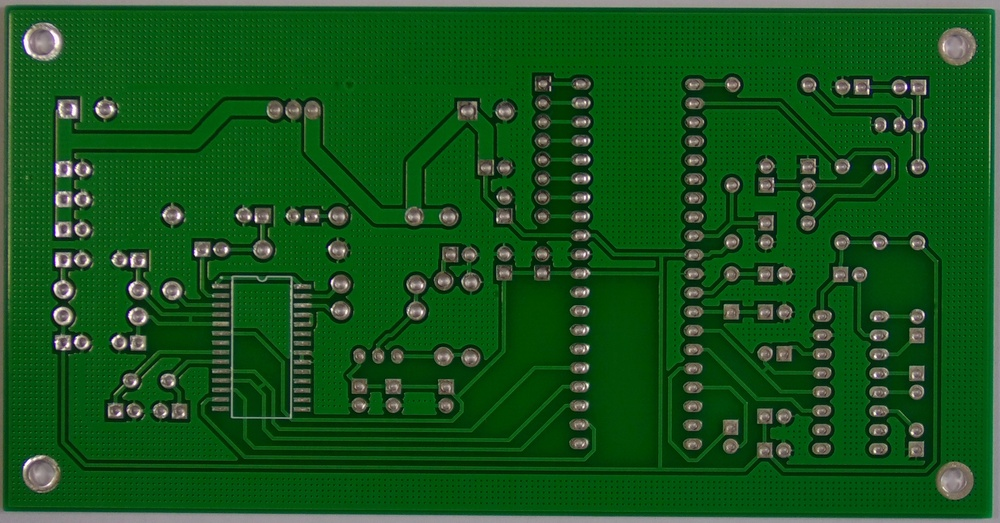
#> input picture Short/01_short_01.jpg, 1000 x 523 px, shrunk from 3034 x 1586 before the run; its folder holds only this picture in this run
$ python -i 03_illumination.py   (imports and definitions only)
#> lines starting #> are read from the running program, lines starting #| are printed output that depends on the picture
#> further down, picture is the input picture: shape (523, 1000, 3); mean B, G, R 27.5, 83.6, 21.5
from pathlib import Path

import cv2

# Resolve input and output locations relative to the project root.
BASE_DIR = Path(__file__).resolve().parent.parent
DATASET_DIR = BASE_DIR / "Final Dataset"
PROCESSED_DIR = BASE_DIR / "results" / "illumination_processed_images"
SUPPORTED_IMAGE_EXTENSIONS = {".jpg", ".jpeg", ".png", ".bmp", ".tif", ".tiff"}


def correct_illumination(image):
    """Return illumination-corrected and CLAHE-enhanced grayscale images."""
    gray = cv2.cvtColor(image, cv2.COLOR_BGR2GRAY)
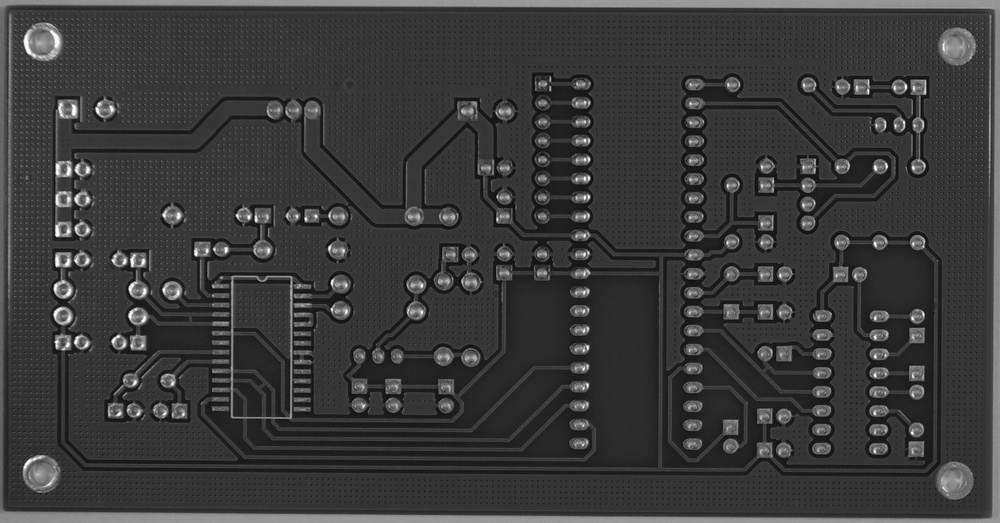
#> gray: shape (523, 1000); min 9, max 253, mean 58.6
    background = cv2.GaussianBlur(gray, (51, 51), 0)
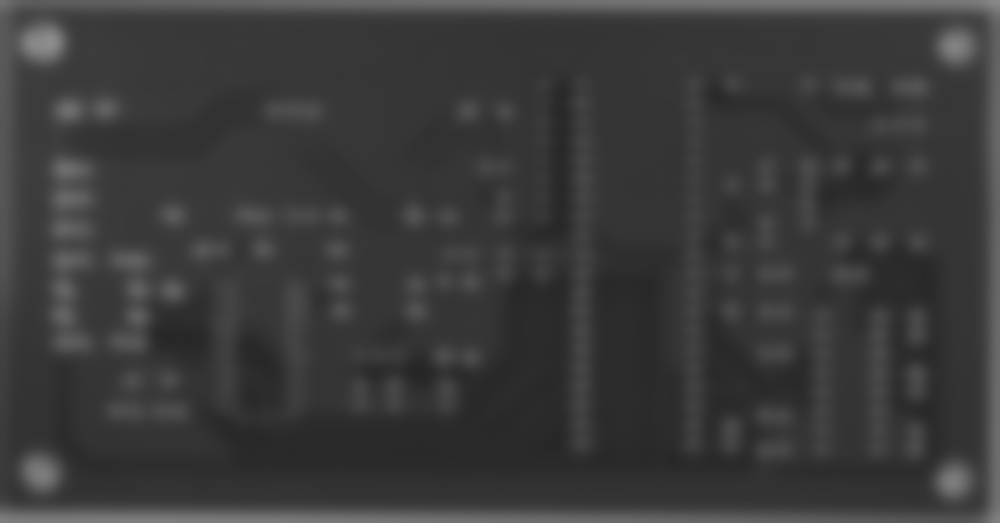
#> background: shape (523, 1000); min 38, max 142, mean 58.5
    corrected = cv2.divide(gray, background, scale=255)
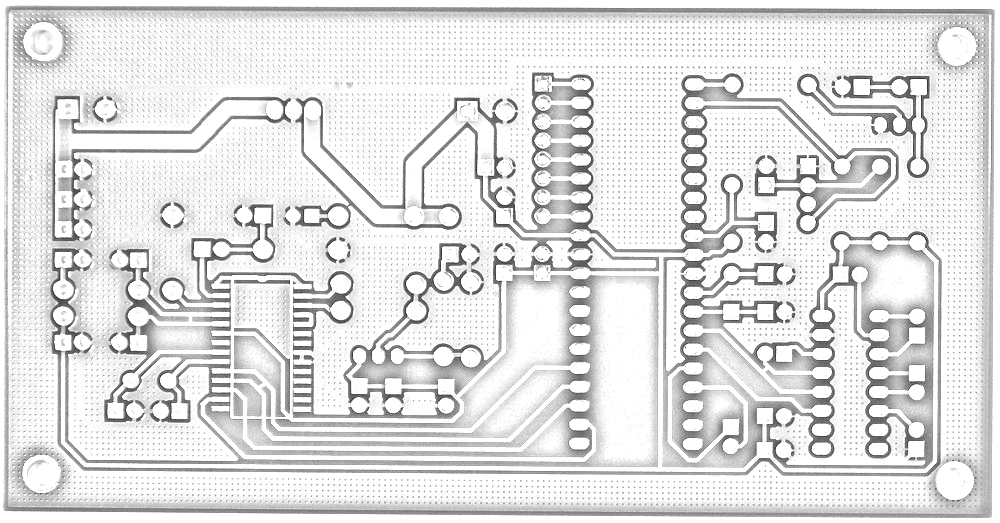
#> corrected: shape (523, 1000); min 34, max 255, mean 225.5
    clahe = cv2.createCLAHE(clipLimit=2.0, tileGridSize=(8, 8))
    enhanced = clahe.apply(corrected)
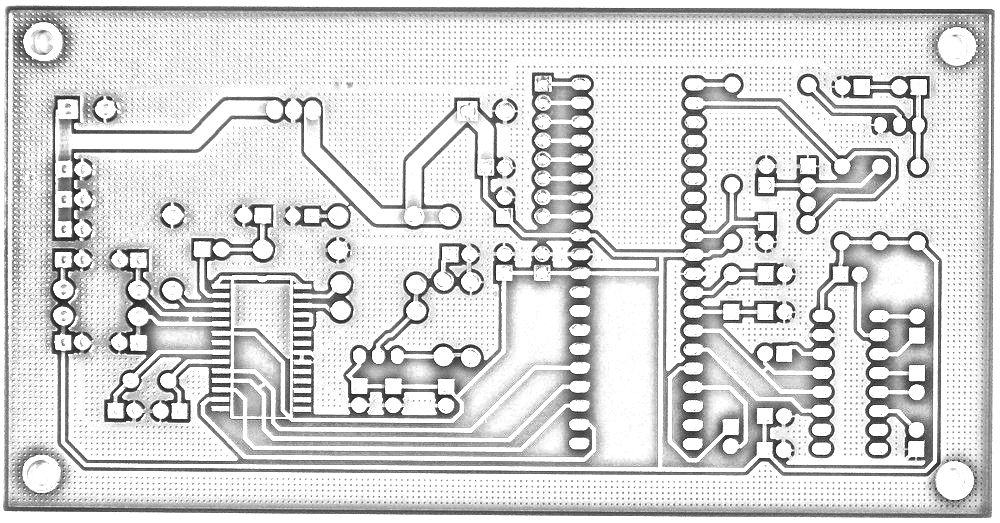
#> enhanced: shape (523, 1000); min 19, max 255, mean 214.9
    return corrected, enhanced


def main():
    if not DATASET_DIR.is_dir():
        raise FileNotFoundError(f"Dataset folder not found: {DATASET_DIR}")

    image_paths = sorted(
        path
        for path in DATASET_DIR.rglob("*")
        if path.is_file() and path.suffix.lower() in SUPPORTED_IMAGE_EXTENSIONS
    )
    if not image_paths:
        raise FileNotFoundError(f"No supported images found in {DATASET_DIR}")

    failures = []
    processed_count = 0
    for image_path in image_paths:
        relative_path = image_path.relative_to(DATASET_DIR)
        image = cv2.imread(str(image_path), cv2.IMREAD_COLOR)
        if image is None:
            failures.append(f"Could not read image: {image_path}")
            continue

        corrected, enhanced = correct_illumination(image)
        for stage, processed in (("corrected", corrected), ("clahe_enhanced", enhanced)):
            output_path = PROCESSED_DIR / stage / relative_path
            output_path.parent.mkdir(parents=True, exist_ok=True)
            if not cv2.imwrite(str(output_path), processed):
                failures.append(f"Could not save processed image: {output_path}")
                break
        else:
            processed_count += 1
            print(f"Processed: {relative_path}")

    print(f"\nProcessed {processed_count} of {len(image_paths)} image(s).")
    print(f"Corrected and CLAHE-enhanced images saved under: {PROCESSED_DIR}")
    if failures:
        for failure in failures:
            print(f"ERROR: {failure}")
        raise RuntimeError(f"{len(failures)} image output(s) could not be processed.")


# [2 lines not run here, left out]

>>> import cv2
>>> picture = cv2.imread('../Short/01_short_01.jpg')
>>> result = correct_illumination(picture)
